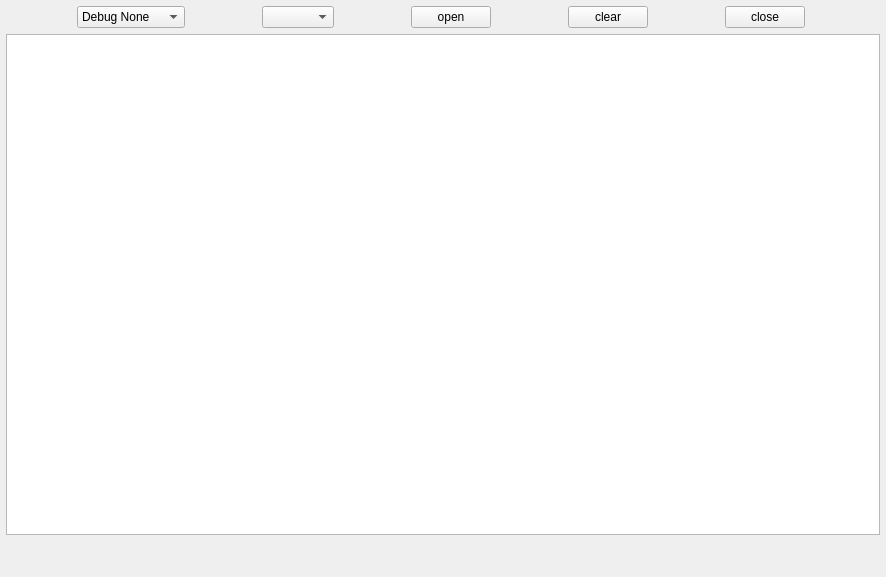
<?xml version="1.0" encoding="UTF-8"?>
<ui version="4.0">
 <class>SerialPort</class>
 <widget class="QWidget" name="SerialPort">
  <property name="geometry">
   <rect>
    <x>0</x>
    <y>0</y>
    <width>886</width>
    <height>577</height>
   </rect>
  </property>
  <property name="windowTitle">
   <string>Form</string>
  </property>
  <layout class="QGridLayout" name="gridLayout">
   <property name="leftMargin">
    <number>6</number>
   </property>
   <property name="topMargin">
    <number>6</number>
   </property>
   <property name="rightMargin">
    <number>6</number>
   </property>
   <property name="bottomMargin">
    <number>6</number>
   </property>
   <item row="0" column="0">
    <layout class="QHBoxLayout" name="horizontalLayout">
     <item>
      <widget class="QComboBox" name="DebugModeSelectBox">
       <property name="sizePolicy">
        <sizepolicy hsizetype="Fixed" vsizetype="Fixed">
         <horstretch>0</horstretch>
         <verstretch>0</verstretch>
        </sizepolicy>
       </property>
       <item>
        <property name="text">
         <string>Debug None</string>
        </property>
       </item>
       <item>
        <property name="text">
         <string>Debug Serial</string>
        </property>
       </item>
       <item>
        <property name="text">
         <string>Debug Socket</string>
        </property>
       </item>
      </widget>
     </item>
     <item>
      <widget class="QComboBox" name="SPSelectBox">
       <property name="sizePolicy">
        <sizepolicy hsizetype="Fixed" vsizetype="Fixed">
         <horstretch>0</horstretch>
         <verstretch>0</verstretch>
        </sizepolicy>
       </property>
      </widget>
     </item>
     <item>
      <widget class="QPushButton" name="openSPButton">
       <property name="sizePolicy">
        <sizepolicy hsizetype="Fixed" vsizetype="Fixed">
         <horstretch>0</horstretch>
         <verstretch>0</verstretch>
        </sizepolicy>
       </property>
       <property name="text">
        <string>open</string>
       </property>
      </widget>
     </item>
     <item>
      <widget class="QPushButton" name="clearButton">
       <property name="sizePolicy">
        <sizepolicy hsizetype="Fixed" vsizetype="Fixed">
         <horstretch>0</horstretch>
         <verstretch>0</verstretch>
        </sizepolicy>
       </property>
       <property name="text">
        <string>clear</string>
       </property>
      </widget>
     </item>
     <item>
      <widget class="QPushButton" name="closeSPButton">
       <property name="sizePolicy">
        <sizepolicy hsizetype="Fixed" vsizetype="Fixed">
         <horstretch>0</horstretch>
         <verstretch>0</verstretch>
        </sizepolicy>
       </property>
       <property name="text">
        <string>close</string>
       </property>
      </widget>
     </item>
    </layout>
   </item>
   <item row="1" column="0">
    <widget class="Console" name="SPTextEdit">
     <property name="sizePolicy">
      <sizepolicy hsizetype="Expanding" vsizetype="Expanding">
       <horstretch>0</horstretch>
       <verstretch>0</verstretch>
      </sizepolicy>
     </property>
     <property name="styleSheet">
      <string notr="true"/>
     </property>
    </widget>
   </item>
   <item row="2" column="0">
    <widget class="QLabel" name="SPStatusLabel">
     <property name="sizePolicy">
      <sizepolicy hsizetype="Expanding" vsizetype="Fixed">
       <horstretch>0</horstretch>
       <verstretch>0</verstretch>
      </sizepolicy>
     </property>
     <property name="minimumSize">
      <size>
       <width>0</width>
       <height>30</height>
      </size>
     </property>
     <property name="maximumSize">
      <size>
       <width>16777215</width>
       <height>30</height>
      </size>
     </property>
     <property name="styleSheet">
      <string notr="true">margin-left:30px;</string>
     </property>
     <property name="text">
      <string/>
     </property>
    </widget>
   </item>
  </layout>
 </widget>
 <customwidgets>
  <customwidget>
   <class>Console</class>
   <extends>QPlainTextEdit</extends>
   <header>console.h</header>
  </customwidget>
 </customwidgets>
 <resources/>
 <connections/>
</ui>
